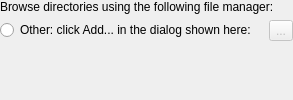
<?xml version="1.0" encoding="UTF-8"?>
<ui version="4.0">
 <class>FileManagerConfig_UI</class>
 <widget class="QWidget" name="FileManagerConfig_UI">
  <layout class="QVBoxLayout" name="verticalLayout">
   <property name="margin">
    <number>0</number>
   </property>
   <item>
    <widget class="QLabel" name="label">
     <property name="text">
      <string>Browse directories using the following file manager:</string>
     </property>
    </widget>
   </item>
   <item>
    <layout class="QVBoxLayout" name="radioLayout"/>
   </item>
   <item>
    <layout class="QHBoxLayout">
     <item>
      <widget class="QRadioButton" name="radioExec">
       <property name="text">
        <string>Other: click Add... in the dialog shown here:</string>
       </property>
      </widget>
     </item>
     <item>
      <spacer name="horizontalSpacer">
       <property name="orientation">
        <enum>Qt::Horizontal</enum>
       </property>
      </spacer>
     </item>
     <item>
      <widget class="QToolButton" name="btnSelectFileManager">
       <property name="enabled">
        <bool>false</bool>
       </property>
       <property name="text">
        <string>...</string>
       </property>
      </widget>
     </item>
    </layout>
   </item>
   <item>
    <spacer>
     <property name="orientation">
      <enum>Qt::Vertical</enum>
     </property>
     <property name="sizeHint" stdset="0">
      <size>
       <width>0</width>
       <height>20</height>
      </size>
     </property>
    </spacer>
   </item>
  </layout>
 </widget>
 <connections>
  <connection>
   <sender>radioExec</sender>
   <signal>toggled(bool)</signal>
   <receiver>btnSelectFileManager</receiver>
   <slot>setEnabled(bool)</slot>
   <hints>
    <hint type="sourcelabel">
     <x>20</x>
     <y>20</y>
    </hint>
    <hint type="destinationlabel">
     <x>20</x>
     <y>20</y>
    </hint>
   </hints>
  </connection>
 </connections>
</ui>
